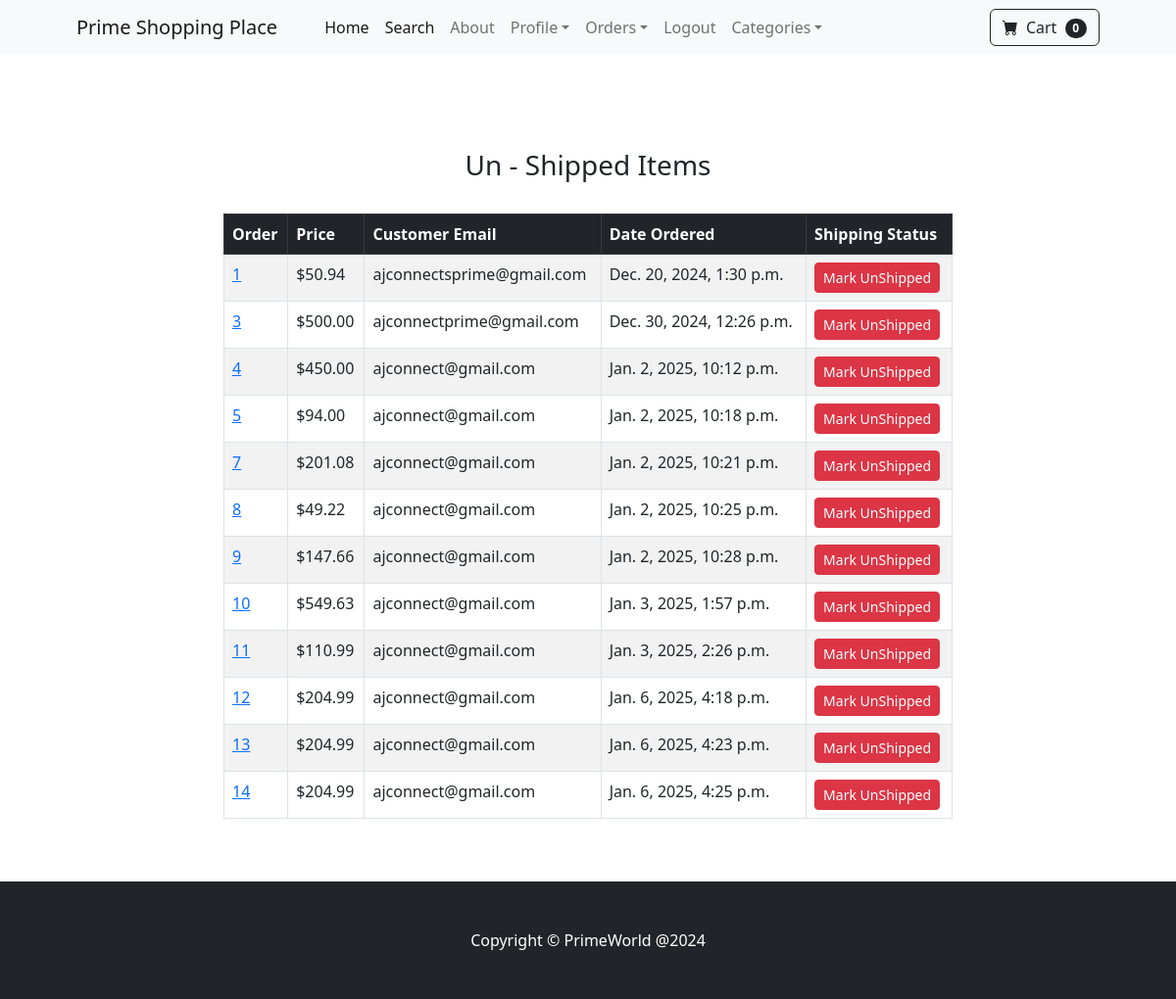
Page /payment/not_shipped_dash/ (signed in) on the committed database.
### payment/models.py (models this page shows, shortened)
class Order(models.Model):
    user = models.ForeignKey(User, on_delete=models.CASCADE, null=True, blank=True)
    full_name = models.CharField(max_length=255)
    email = models.EmailField(max_length=255)
    shipping_address = models.TextField(max_length=15000)
    amount_paid = models.DecimalField(max_digits=12, decimal_places=2)
    date_ordered = models.DateTimeField(auto_now_add=True)
    shipped = models.BooleanField(default=False)
    date_shipped = models.DateTimeField(blank=True, null=True)

### payment/views.py (the view, shortened to what this page needs)
# urls.py: path("not_shipped_dash/", views.not_shipped_dash, name='not_shipped_dash'),
def not_shipped_dash(request):
    if request.user.is_authenticated and request.user.is_superuser:
        orders = Order.objects.filter(shipped=False)
        return render(request, "payment/not_shipped_dash.html", {"orders":orders})
    else:
        messages.success(request, "The Access Denied")
        return redirect('home')

### cart/cart.py (called while the page is built)
    def __len__(self):
        return len(self.cart)

### cart/context_processors.py (called while the page is built)
def cart(request):
    return {'cart': Cart(request)}

### payment/templates/payment/not_shipped_dash.html (shortened to what this page needs)
{% extends 'base.html' %}
{% block content %}
<div class="container">
    <div class="row">
        <center>
            <div class="col-8">
                <br> <br>
                <br> <br>
            <h3>Un - Shipped Items </h3> <br>
            <table class="table table-striped table-hover table-bordered">
                <thead class="table-dark">
                  <tr>
                    <th scope="col">Order</th>
                    <th scope="col">Price</th>
                    <th scope="col">Customer Email</th>
                    <th scope="col">Date Ordered</th>
                    <th scope="col">Shipping Status</th>
                  </tr>
                </thead>
                <tbody>
                    {% for item in orders %}
                  <tr>
                    <td><a href="{% url 'orders' item.id %}">{{ item.id }}</a></td>
                    <td> ${{ item.amount_paid }}</td>
                    <td> {{ item.email }}</td>
                    <td> {{ item.date_ordered }}</td>
                    <td>
                      <form method="POST">
                        <button type="submit" class="btn btn-danger btn-sm">Mark UnShipped</button>
                      </form>
                    </td>
                  </tr>
                    {% endfor %}
                </tbody>
              </table>
                <br> <br>
            </div>
        </center>
    </div>
</div>
{% endblock %}

### rows in the picture
Order: id "1", amount_paid "50.94", email "ajconnectsprime@gmail.com", date_ordered "Dec. 20, 2024, 1:30 p.m."
Order: id "3", amount_paid "500.00", email "ajconnectprime@gmail.com", date_ordered "Dec. 30, 2024, 12:26 p.m."
Order: id "4", amount_paid "450.00", email "ajconnect@gmail.com", date_ordered "Jan. 2, 2025, 10:12 p.m."
Order: id "5", amount_paid "94.00", email "ajconnect@gmail.com", date_ordered "Jan. 2, 2025, 10:18 p.m."
Order: id "7", amount_paid "201.08", email "ajconnect@gmail.com", date_ordered "Jan. 2, 2025, 10:21 p.m."
Order: id "8", amount_paid "49.22", email "ajconnect@gmail.com", date_ordered "Jan. 2, 2025, 10:25 p.m."
Order: id "9", amount_paid "147.66", email "ajconnect@gmail.com", date_ordered "Jan. 2, 2025, 10:28 p.m."
Order: id "10", amount_paid "549.63", email "ajconnect@gmail.com", date_ordered "Jan. 3, 2025, 1:57 p.m."
Order: id "11", amount_paid "110.99", email "ajconnect@gmail.com", date_ordered "Jan. 3, 2025, 2:26 p.m."
Order: id "12", amount_paid "204.99", email "ajconnect@gmail.com", date_ordered "Jan. 6, 2025, 4:18 p.m."
Order: id "13", amount_paid "204.99", email "ajconnect@gmail.com", date_ordered "Jan. 6, 2025, 4:23 p.m."
Order: id "14", amount_paid "204.99", email "ajconnect@gmail.com", date_ordered "Jan. 6, 2025, 4:25 p.m."

### other values in the picture
{{ cart|length }} "0"
